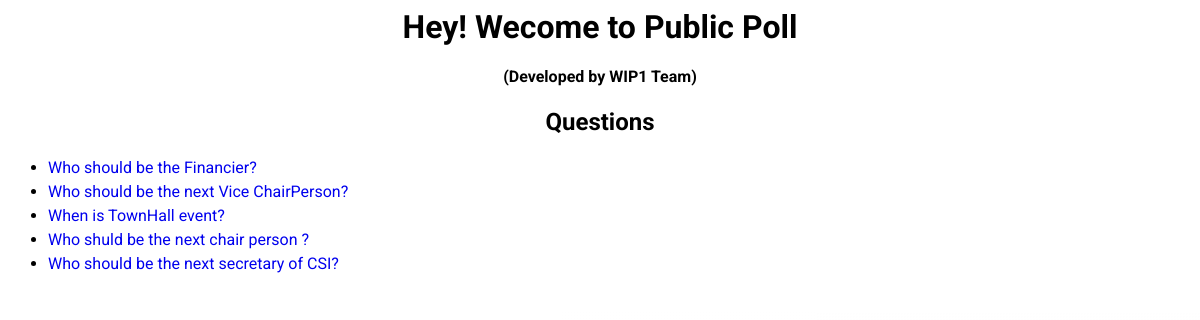
Screenshot of /polls/ with the database file from the repository.
### polls/models.py (models this page shows, shortened)
class Question(models.Model):
	question_text = models.CharField(max_length=200)
	pub_date = models.DateTimeField('date published')

### polls/views.py (the view)
class IndexView(generic.ListView):
	template_name = 'polls/index.html'
	context_object_name = 'latest_question_list'
	def get_queryset(self):
		return Question.objects.filter(pub_date__lte=timezone.now()).order_by('-pub_date')[:5]

### polls/templates/polls/index.html
{% load staticfiles %}
<link rel="stylesheet" type="text/css" href="{% static 'polls/style.css' %}"/>
<h1> Hey! Wecome to Public Poll</h1>
<h4>
    <flushright>(Developed by WIP1 Team)</flushright>
</h4>
<h2> Questions </h2>
{% if latest_question_list %}
    <ul>
        {% for question in latest_question_list %}
            <li><a href="{% url 'polls:detail' question.id %}">{{ question.question_text }}</a></li>
        {% endfor %}
    </ul>
{% else %}
    <p>No polls are available.</p>
{% endif %}

### polls/static/polls/style.css (style rules this page uses)
a { text-decoration: none; line-height: 1.5em; }
ul { text-align: left; }

### rows the page displays
Question: question_text "Who should be the Financier?"
Question: question_text "Who should be the next Vice ChairPerson?"
Question: question_text "When is TownHall event?"
Question: question_text "Who shuld be the next chair person ?"
Question: question_text "Who should be the next secretary of CSI?"
